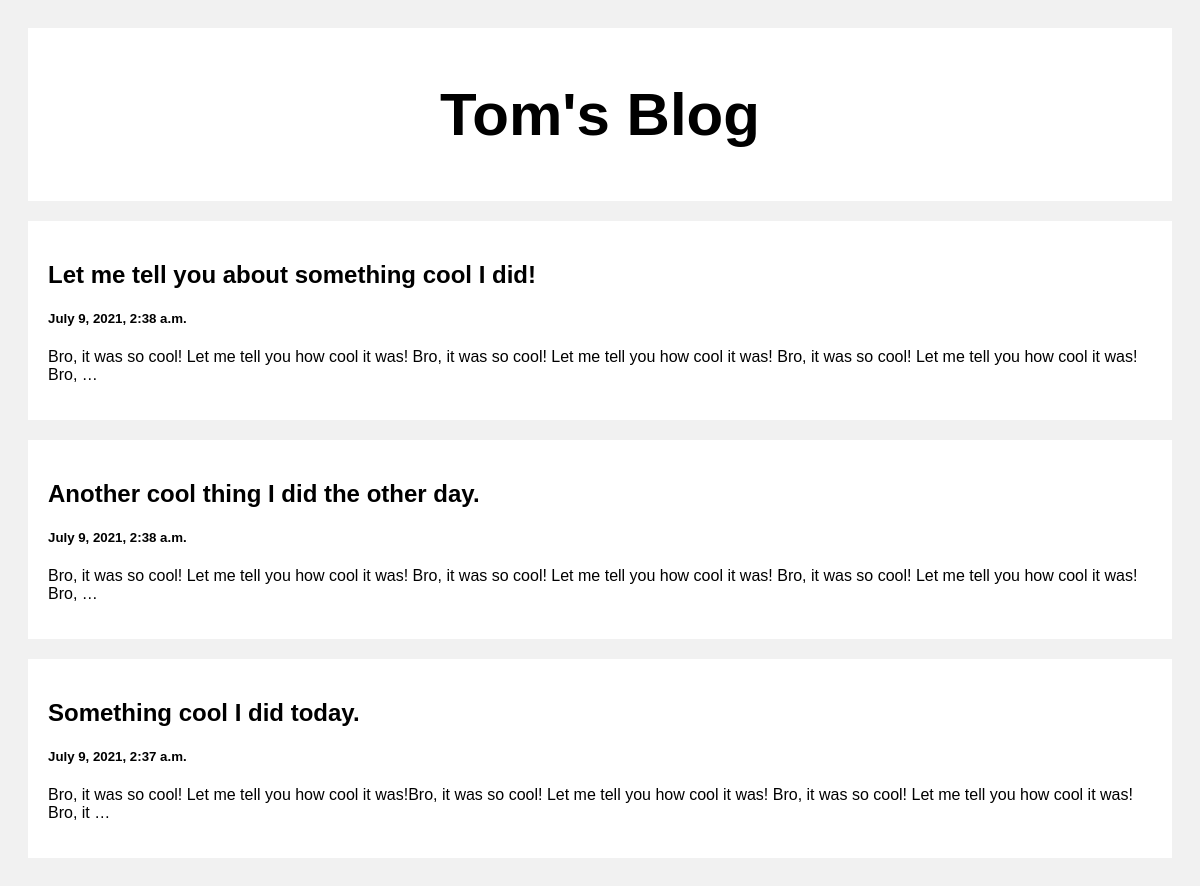
The page / on the database its author committed.
### posts/views.py (the view)
# urls.py: path('', views.index, name='index'), # directs user to homepage, then tells site to looj at the index function in the view.py file
def index(request):
    posts = Post.objects.all()
    return render(request, 'index.html', {'posts': posts})    # renders the index.html file

### templates/index.html (shortened to what this page needs)
<!DOCTYPE html>
<html>
<head>
</head>
<body>
<div class="header">
  <h2>Tom's Blog</h2>
</div>
<div class="row">
  <div class="leftcolumn">
    {% for post in posts reversed %}
    <div class="card">
      <a style="text-decoration: none; color: black;" href="/post/{{post.id}}">
        <h2>{{post.title}}</h2>
        <h5>{{post.created_at}}</h5>
        <p>{{post.body|truncatewords:40}}</p>
      </a>
    </div>
    {% endfor %}
  </div>
</div>
</body>
</html>

### templates/index.html (style rules this page uses)
* { box-sizing: border-box; }
body { font-family: Arial; padding: 20px; background: #f1f1f1; }
.header { padding: 2px; font-size: 40px; text-align: center; background: white; }
.leftcolumn { float: left; width: 100%; }
.card { background-color: white; padding: 20px; margin-top: 20px; }
.row:after { content: ""; display: table; clear: both; }

### rows shown on the page
Post: title "Let me tell you about something cool I did!", created_at "July 9, 2021, 2:38 a.m.", body "Bro, it was so cool! Let me tell you how cool it was! Bro, it was so cool! Let me tell you how cool it was! Bro, it was so cool! Let me tell you how cool it was! Bro, …"
Post: title "Another cool thing I did the other day.", created_at "July 9, 2021, 2:38 a.m.", body "Bro, it was so cool! Let me tell you how cool it was! Bro, it was so cool! Let me tell you how cool it was! Bro, it was so cool! Let me tell you how cool it was! Bro, …"
Post: title "Something cool I did today.", created_at "July 9, 2021, 2:37 a.m.", body "Bro, it was so cool! Let me tell you how cool it was!Bro, it was so cool! Let me tell you how cool it was! Bro, it was so cool! Let me tell you how cool it was! Bro, it …"
